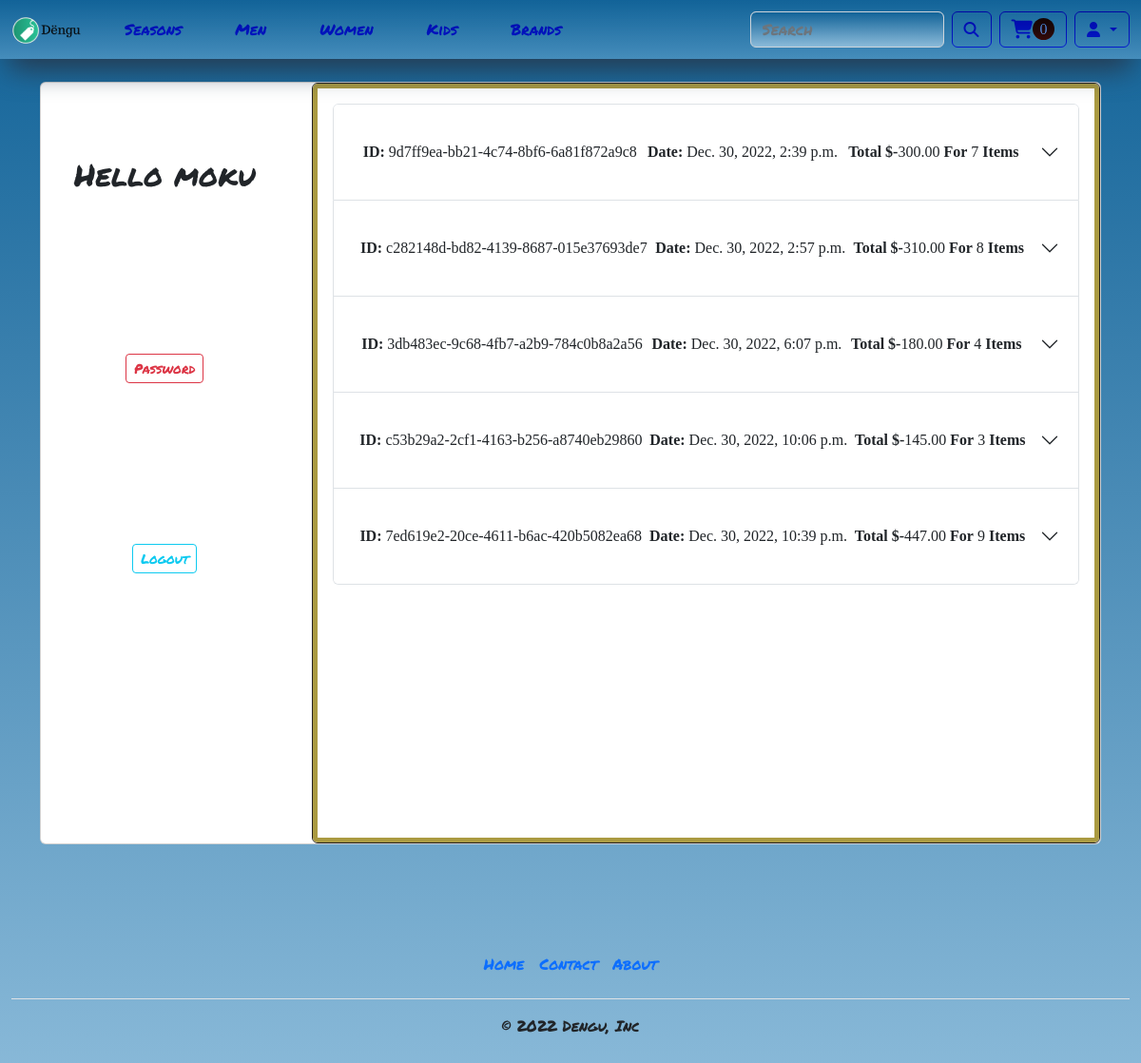
Screenshot of /profile (signed in) with the database file from the repository.
### home/models.py (models this page shows, shortened)
class OrderItem(models.Model):
    product = models.ForeignKey(Product, on_delete=models.SET_NULL, blank=True, null=True)
    order = models.ForeignKey(Order, on_delete=models.SET_NULL, blank=True, null=True)
    quantity = models.PositiveBigIntegerField(default=0)
    @property
    def get_total(self):
        total = self.product.product_price * self.quantity
        return total

class Order(models.Model):
    customer = models.ForeignKey(User, on_delete=models.SET_NULL, blank=True, null=True)
    date_ordered = models.DateTimeField(auto_now_add=True)
    completed = models.BooleanField(default=False)
    transaction_id = models.CharField(max_length=255)
    def __str__(self):
        return str(self.id)
    @property
    def get_cart_total(self):
        orderitems = self.orderitem_set.all()
        total = sum([item.get_total for item in orderitems])
        return total
    @property
    def get_cart_items(self):
        orderitems = self.orderitem_set.all()
        total = sum([item.quantity for item in orderitems])
        return total

class Product(models.Model):
    product_id = models.AutoField(primary_key=True)
    product_name = models.CharField(max_length=50)
    product_image = models.ImageField(upload_to='static/media/products')
    product_brand = models.ForeignKey(Brand, on_delete=models.CASCADE)
    product_season = models.CharField(max_length=50, choices=SEASON_CHOICES)
    product_gender = models.CharField(max_length=50, choices=GENDER_CHOICES)
    product_type = models.ForeignKey(Type, on_delete=models.CASCADE)
    product_price = models.DecimalField(max_digits=10, decimal_places=2)
    product_quantity = models.PositiveIntegerField()
    product_description = models.TextField(max_length=500)
    def __str__(self):
        return f'{self.product_season}, {self.product_gender}, {self.product_type}, {self.product_price}, {self.product_brand}, {self.product_quantity}, {self.product_name}'

### home/views.py (the view)
# urls.py: path('profile', views.profile, name='profile'),
def profile(request):
    try:
        customer = request.user
        orders = Order.objects.filter(customer=customer, completed=True).values()
        order_list = []
        for order in orders:
            order1 = Order.objects.get(customer=customer, completed=True, id=order['id'])
            cart_items = order1.orderitem_set.all()
            order_list.append(cart_items)
        context = {'order_list': order_list}
    except TypeError:
        context = {'order_list': ''}
    return render(request, "profile.html", context)

### home/models.py (called while the page is built)
    def __str__(self):
        return f'{self.brand_name}'

    def __str__(self):
        return f'{self.type_name}'

### home/templates/profile.html (shortened to what this page needs)
{% extends 'index.html' %} {% load static %} {% block content %}
<div class="container" style="margin-top: 70px; min-height: 700px">
  {% if user.is_authenticated %}
  <div class="row">
    <div class="col-12">
      <div class="card cartCard">
        <div class="row">
          <div class="col-12 col-xl-3 d-flex flex-column align-items-center"  id="profile-btn">
            <div class="h-25 d-flex flex-column align-items-center justify-content-center">
              <h2>Hello {{user}}</h2>
            </div>
            <div class="h-25 d-flex flex-column align-items-center justify-content-center">
              <a class="btn btn-outline-danger btn-sm" href="members/password">Password</a>
            </div>
            <div class="h-25 d-flex flex-column align-items-center justify-content-center">
              <a class="btn btn-outline-info btn-sm" href="{% url 'logout_user' %}">Logout</a>
            </div>
          </div>
          <div class="col-12 col-xl-9" style="height: 800px; position: relative;">
            <div class="card mb-3 cartCard" style="max-height: 100%; overflow: auto; border: 1px solid rgb(37, 33, 33)">
              <div class="card-body" style="height: 1500px; border: 5px solid rgb(170, 154, 65)">
                <div class="accordion tabcontent" id="accordionExample">
                  {% for x in order_list %}
                  <div class="accordion-item">
                    <h2 class="accordion-header" id="headingOne">
                      <button
                        class="accordion-button collapsed"
                        type="button"
                        data-bs-toggle="collapse"
                        data-bs-target="#order{{x.0.order}}"
                        aria-expanded="true"
                        aria-controls="order{{x.0.order}}"
                        style="height: 100px"
                      >
                        <div class="orderItem">
                          <div id="transactionID"><strong>ID:</strong> {{x.0.order.transaction_id}}</div>
                          <div id="date"><strong>Date:</strong> {{x.0.order.date_ordered}}</div>
                          <div><strong>Total $-</strong>{{x.0.order.get_cart_total}} <strong>For</strong> {{x.0.order.get_cart_items}} <strong>Items</strong></div>
                        </div>
                      </button>
                    </h2>
                  </div>
                  {% endfor %}
                </div>
              </div>
            </div>
          </div>
        </div>
      </div>
    </div>
  </div>
  {% endif %}
</div>
{% endblock %}

### static/css/dengu.css (style rules this page uses)
* { font-family: "Permanent Marker", cursive; }
img, .card { cursor: pointer; transition: transform 0.3s; }
.orderItem { display: flex; width: 100%; flex-direction: row; justify-content: space-evenly; align-items: center; }
.orderItem *, .passFont * { font-family: none; }
#profile-btn { height: 800px; min-height: 100%; }

### rows the page displays
OrderItem: order.transaction_id "9d7ff9ea-bb21-4c74-8bf6-6a81f872a9c8", order.date_ordered "Dec. 30, 2022, 2:39 p.m.", order+product+quantity "300.00", order+quantity "7"
OrderItem: order.transaction_id "c282148d-bd82-4139-8687-015e37693de7", order.date_ordered "Dec. 30, 2022, 2:57 p.m.", order+product+quantity "310.00", order+quantity "8"
OrderItem: order.transaction_id "3db483ec-9c68-4fb7-a2b9-784c0b8a2a56", order.date_ordered "Dec. 30, 2022, 6:07 p.m.", order+product+quantity "180.00", order+quantity "4"
OrderItem: order.transaction_id "c53b29a2-2cf1-4163-b256-a8740eb29860", order.date_ordered "Dec. 30, 2022, 10:06 p.m.", order+product+quantity "145.00", order+quantity "3"
OrderItem: order.transaction_id "7ed619e2-20ce-4611-b6ac-420b5082ea68", order.date_ordered "Dec. 30, 2022, 10:39 p.m.", order+product+quantity "447.00", order+quantity "9"

### other values shown
{{ numItems }} "0"
{{ user }} "moku"
